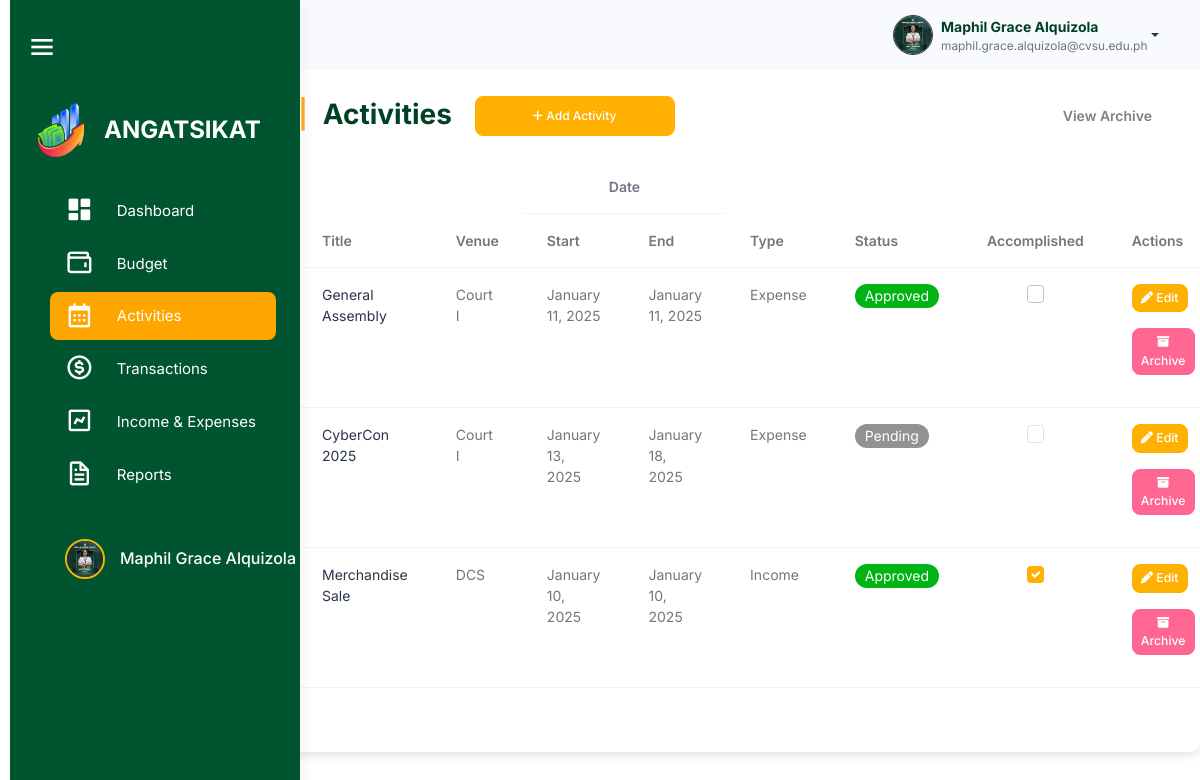
Page /src/activity_management/activities.php (signed in) on the committed database.
### tables this page shows
CREATE TABLE `users` (
  `user_id` int(11) NOT NULL,
  `username` varchar(100) NOT NULL,
  `password` varchar(255) NOT NULL,
  `profile_picture` varchar(255) NOT NULL,
  `first_name` varchar(255) NOT NULL,
  `last_name` varchar(255) NOT NULL,
  `email` varchar(100) NOT NULL,
  `role` enum('admin','officer','member') NOT NULL,
  `organization_id` int(11) DEFAULT NULL,
  `archived` tinyint(1) DEFAULT 0,
  `created_at` timestamp NOT NULL DEFAULT current_timestamp()
);

CREATE TABLE `events` (
  `event_id` int(11) NOT NULL,
  `plan_id` int(11) NOT NULL,
  `title` varchar(255) NOT NULL,
  `event_venue` varchar(255) NOT NULL,
  `event_start_date` date NOT NULL,
  `event_end_date` date NOT NULL,
  `event_type` varchar(100) DEFAULT NULL,
  `event_status` enum('Pending','Approved','Disapproved') NOT NULL,
  `accomplishment_status` tinyint(1) DEFAULT 0,
  `total_amount` decimal(15,2) NOT NULL,
  `total_profit` decimal(15,2) NOT NULL,
  `organization_id` int(11) DEFAULT NULL,
  `created_by` int(11) DEFAULT NULL,
  `created_at` timestamp NOT NULL DEFAULT current_timestamp(),
  `archived` tinyint(1) DEFAULT 0
);

### src/user_query.php (called while the page is built, shortened)
<?php
$user_id = $_SESSION['user_id'];
$user_query = "SELECT * FROM users WHERE user_id = '$user_id'";
$user_result = mysqli_query($conn, $user_query);
if ($user_result && mysqli_num_rows($user_result) > 0) {
    $user = mysqli_fetch_assoc($user_result);
    $firstname = $user['first_name'];
    $lastname = $user['last_name'];
    $fullname = $firstname . ' ' . $lastname;
    $email = $user['email'];
    $profile_picture = $user['profile_picture'];
} else {
    echo "Error fetching user data: " . mysqli_error($conn);
    exit();
}
?>

### src/session_check.php (called while the page is built, shortened)
<?php
$organization_id = $_SESSION['organization_id'];
?>

### src/activity_management/activities.php (the view, shortened to what this page needs)
<?php
include 'connection.php';
include '../session_check.php';
include '../user_query.php';
$sql = "SELECT * FROM events WHERE archived = 0 AND organization_id = $organization_id";
$result = $conn->query($sql);
?>
<!DOCTYPE html>
<html lang="en">
<head>
    <link rel="stylesheet" href="../assets/css/styles.min.css" />
    <link rel="stylesheet" href="../html/sidebar.css" />
    <link rel="stylesheet" href="css/activities.css" />
    <link href="https://unpkg.com/boxicons@2.1.4/css/boxicons.min.css" rel="stylesheet" />
    <link rel="stylesheet" href="https://cdnjs.cloudflare.com/ajax/libs/font-awesome/6.6.0/css/all.min.css">
    <link rel="stylesheet" href="https://cdn.datatables.net/2.1.7/css/dataTables.bootstrap.min.css" />
</head>
<body>
    <?php include '../navbar.php';?>
    <div class="page-wrapper" id="main-wrapper" data-layout="vertical" data-navbarbg="skin6" data-sidebartype="full"
        data-sidebar-position="fixed" data-header-position="fixed">
        <?php include '../sidebar.php'; ?>
    <div class="container mt-5 p-5">
        <h2 class="mb-4 d-flex align-items-center justify-content-between">
            <div>
                <span class="text-warning fw-bold me-2">|</span> Activities
                <button class="btn btn-primary ms-3" data-bs-toggle="modal" data-bs-target="#addEventModal"
                style="height: 40px; width: 200px; border-radius: 8px; font-size: 12px;">
                    <i class="fa-solid fa-plus"></i> Add Activity
                </button>
            </div>
            <a href="activities_archive.php" class="text-gray text-decoration-none fw-bold"
                    style="font-size: 14px;">
                        View Archive
            </a>
        </h2>
        <table id="eventsTable" class="table">
            <thead>
                <tr>
                    <th rowspan=2>Title</th>
                    <th rowspan=2>Venue</th>
                    <th colspan=2 style="text-align: center;"> Date </th>
                    <th rowspan=2>Type</th>
                    <th rowspan=2>Status</th>
                    <th rowspan=2>Accomplished</th>
                    <th rowspan=2>Actions</th>
                </tr>
                <tr>
                    <th>Start</th>
                    <th>End</th>
                </tr>
            </thead>
            <tbody>
                <?php
                if ($result->num_rows > 0) {
                    while($row = $result->fetch_assoc()) {
                        $checked = $row['accomplishment_status'] ? 'checked' : '';
                        $disabled = ($row['event_status'] !== 'Approved') ? 'disabled' : '';
                        echo "<tr>
                                <td><a class='link-offset-2 link-underline link-underline-opacity-0' href='event_details.php?event_id={$row['event_id']}'>{$row['title']}</a></td>
                                <td>{$row['event_venue']}</td>
                                <td>" . date('F j, Y', strtotime($row['event_start_date'])) . "</td>
                                <td>" . date('F j, Y', strtotime($row['event_end_date'])) . "</td>
                                <td>{$row['event_type']}</td>
                                <td>";
                                  if ($row['event_status'] == 'Pending') {
                                    echo " <span class='badge rounded-pill pending'> ";
                                } elseif ($row['event_status'] == 'Approved') {
                                    echo " <span class='badge rounded-pill approved'> ";
                                } elseif ($row['event_status'] == 'Disapproved') {
                                    echo " <span class='badge rounded-pill disapproved'> ";
                                }
                                echo "
                                    {$row['event_status']}
                                    </span>
                                    </td>
                                    <td>
                                        <input type='checkbox'
                                        class='form-check-input'
                                        onclick='showConfirmationModal({$row['event_id']}, this.checked)'
                                        $checked
                                        $disabled>
                                    </td>
                                    <td>
                                        <button class='btn btn-primary btn-sm edit-btn mb-3'
                                                data-bs-toggle='modal'
                                                data-bs-target='#editEventModal'
                                                data-id='{$row['event_id']}'>
                                            <i class='fa-solid fa-pen'></i> Edit
                                        </button>
                                        <button class='btn btn-danger btn-sm archive-btn mb-3'
                                                data-id='{$row['event_id']}'>
                                            <i class='fa-solid fa-box-archive'></i> Archive
                                        </button>
                                    </td>
                                </tr>";
                            }
                        } else {
                            echo "<tr><td colspan='9' class='text-center'>No events found</td></tr>";
                        }
                        ?>
                    </tbody>
                </table>
            </div>
        </div>
</body>
</html>

### src/navbar.php (shortened to what this page needs)
<div class="body-wrapper">
    <header class="app-header">
        <nav class="navbar navbar-expand-lg navbar-light">
            <div class="navbar-collapse justify-content-end px-0" id="navbarNav">
                <div class="container-fluid d-flex justify-content-end align-items-center" style="padding: 0 1rem;">
                    <div class="dropdown">
                        <a href="#" class="dropdown-toggle d-flex align-items-center" data-bs-toggle="dropdown"
                            aria-expanded="false" style="text-decoration: none;">
                            <img class="border border-dark rounded-circle" src="<?php echo !empty($profile_picture) ? '../user/' . $profile_picture : '../user/uploads/default.png'; ?>" alt="Profile"
                                style="width: 40px; height: 40px; margin-left: 10px;">
                            <div class="d-flex flex-column align-items-start ms-2">
                                <span style="font-weight: bold; color: #004024;"><?php echo htmlspecialchars($fullname); ?></span>
                                <span style="font-size: 0.85em; color: #6c757d;"><?php echo htmlspecialchars($email); ?></span>
                            </div>
                        </a>
                    </div>
                </div>
            </div>
        </nav>
    </header>
</div>

### src/sidebar.php (shortened to what this page needs)
<aside class="left-sidebar" id="sidebar">
    <div class="top-bar">
        <div id="toggleSidebar" class="burger-icon">
            <i class="bx bx-menu"></i>
        </div>
    </div>
    <div>
        <div class="brand-logo logo-container">
            <a href="../html/officer_dashboard.html" class="logo-img">
                <img src="angat sikat.png" alt="Angat Sikat Logo" class="sidebar-logo">
            </a>
            <span class="logo-text">ANGATSIKAT</span>
        </div>
        <nav class="sidebar-nav mx-4">
            <ul id="sidebarnav">
                <li class="sidebar-item">
                    <a class="sidebar-link" href="../dashboard/officer_dashboard.php" aria-expanded="false" data-tooltip="Dashboard">
                        <i class="bx bxs-dashboard"></i>
                        <span class="hide-menu">Dashboard</span>
                    </a>
                </li>
                <li class="sidebar-item">
                    <a class="sidebar-link" aria-expanded="false" data-tooltip="Budget">
                        <i class="bx bx-wallet"></i>
                        <span class="hide-menu">Budget</span>
                    </a>
                </li>
                <li class="sidebar-item">
                    <a class="sidebar-link" href="../activity_management/activities.php" aria-expanded="false" data-tooltip="Manage Events">
                        <i class="bx bx-calendar"></i>
                        <span class="hide-menu">Activities</span>
                    </a>
                </li>
                <li class="sidebar-item">
                    <a class="sidebar-link" href="#transactions" aria-expanded="false" data-tooltip="Transactions">
                        <i class="bx bx-dollar-circle"></i>
                        <span class="hide-menu">Transactions</span>
                    </a>
                </li>
                <li class="sidebar-item">
                    <a class="sidebar-link" aria-expanded="false" data-tooltip="Income & Expenses">
                        <i class="bx bx-chart"></i>
                        <span class="hide-menu">Income & Expenses</span>
                    </a>
                </li>
                <li class="sidebar-item">
                    <a class="sidebar-link" href="../reports/reports.php" aria-expanded="false" data-tooltip="Reports">
                        <i class="bx bx-file"></i>
                        <span class="hide-menu">Reports</span>
                    </a>
                </li>
                <li class="sidebar-item profile-container">
                    <a class="sidebar-link" href="../user/profile.php" aria-expanded="false" data-tooltip="Profile">
                        <div class="profile-pic-border">
                            <img src="<?php echo !empty($profile_picture) ? '../user/' . htmlspecialchars($profile_picture) : '../user/uploads/default.png'; ?>" alt="Organization Logo" class="profile-pic" />
                        </div>
                        <span class="profile-name"><?php echo htmlspecialchars($user['first_name']) . ' ' . htmlspecialchars($user['last_name']); ?></span>
                    </a>
                </li>
            </ul>
        </nav>
    </div>
</aside>

### src/html/sidebar.css (style rules this page uses)
#sidebar { width: 290px; background-color: #00542f; transition: width 0.3s, height 0.3s; display: flex; flex-direction: column; height: 100vh; position: fixed; left: 0; top: 0; border-radius: 0; overflow-x: hidden; z-index: 1000; }
#sidebar .sidebar-item a { display: flex; align-items: center; padding: 10px 15px; color: #ffffff; text-decoration: none; border-radius: 8px; transition: background-color 0.3s; }
#sidebar .sidebar-item a.active, #sidebar .sidebar-item a:hover { background-color: #ffa500; color: #ffffff; }
.profile-container { display: flex; align-items: center; width: 100%; margin-top: 30px; }
.sidebar-item { position: relative; }
.page-wrapper { transition: margin-left 0.3s; }

### src/activity_management/css/activities.css (style rules this page uses)
:root { --bs-font-sans-serif: "Inter", sans-serif; --bs-primary: #ffb000; --bs-secondary: #6c757d; --bs-danger: #ff6692; --bs-body-font-size: 0.875rem; --bs-body-font-weight: 400; --bs-body-line-height: 1.5; --bs-body-color: #111c2d99; --bs-body-bg: #fff; --bs-border-color: #e4ebf0; --bs-heading-color: #111c2d; --bs-border-radius: 7px; --bs-gutter-x: 24px; --bs-btn-font-size: 0.875rem; --bs-card-spacer-y: 30px; --bs-card-spacer-x: 30px; --bs-card-border-width: 0px; --bs-success-rgb: 19,222,185; --bs-primary-rgb: 255, 176, 0; --bs-light-rgb: 246,249,252; --bs-dark-rgb: 42,53,71; }
.container { padding-top: 20px; background-color: #fff; border-radius: 10px; box-shadow: 0 4px 8px rgba(0, 0, 0, 0.1); }
table td .form-check-input { margin-left: auto; margin-right: auto; display: block; width: 1.25em; height: 1.25em; }
table { table-layout: auto; max-width: 100%; height: auto; border-collapse: collapse; }
.btn-primary { background-color: #ffb000; border-color: #ffb000; }
.badge.rounded-pill.approved { background-color: #00b415; color: #fff; }
.badge.rounded-pill.pending { background-color: #929292; color: #fff; }
#sidebar { width: 290px; background-color: #00542f; transition: width 0.3s, height 0.3s; display: flex; flex-direction: column; height: 100vh; position: fixed; left: 0; top: 0; border-radius: 0; overflow-x: hidden; z-index: 1000; }
#sidebar .sidebar-item a { display: flex; align-items: center; padding: 10px 15px; color: #ffffff; text-decoration: none; border-radius: 8px; transition: background-color 0.3s; }
#sidebar .sidebar-item a.active, #sidebar .sidebar-item a:hover { background-color: #ffa500; color: #ffffff; }
.profile-container { display: flex; align-items: center; width: 100%; margin-top: 30px; }
.sidebar-item { position: relative; }
.page-wrapper { transition: margin-left 0.3s; }

### src/navbar.php (style rules this page uses)
.app-header { position: fixed; width: calc(100% - 250px); top: 0; left: 250px; transition: width 0.3s ease-in-out, left 0.3s ease-in-out; z-index: 1000; }

### src/sidebar.php (style rules this page uses)
.left-sidebar { width: 250px; position: fixed; top: 0; left: 10px; height: 100%; background-color: #00542F; overflow: hidden; transition: width 0.3s ease-in-out; }
#main-wrapper { margin-left: 250px; transition: margin-left 0.3s ease-in-out; }

### rows in the picture
users: profile_picture (picture), fullname "Maphil Grace Alquizola", email "maphil.grace.alquizola@cvsu.edu.ph", first_name "Maphil Grace", last_name "Alquizola"
events: title "General Assembly", event_venue "Court I", event_start_date "January 11, 2025", event_end_date "January 11, 2025", event_type "Expense", event_status "Approved"
events: title "CyberCon 2025", event_venue "Court I", event_start_date "January 13, 2025", event_end_date "January 18, 2025", event_type "Expense", event_status "Pending"
events: title "Merchandise Sale", event_venue "DCS", event_start_date "January 10, 2025", event_end_date "January 10, 2025", event_type "Income", event_status "Approved"
